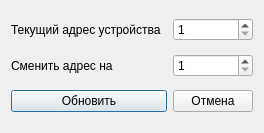
<?xml version="1.0" encoding="UTF-8"?>
<ui version="4.0">
 <class>UpdateAddrDialogClass</class>
 <widget class="QDialog" name="UpdateAddrDialogClass">
  <property name="geometry">
   <rect>
    <x>0</x>
    <y>0</y>
    <width>244</width>
    <height>133</height>
   </rect>
  </property>
  <property name="windowTitle">
   <string>Обновление адреса</string>
  </property>
  <layout class="QGridLayout" name="gridLayout">
   <item row="0" column="0">
    <widget class="QLabel" name="label">
     <property name="text">
      <string>Текущий адрес устройства</string>
     </property>
    </widget>
   </item>
   <item row="0" column="2">
    <widget class="QSpinBox" name="cur_addr_spin">
     <property name="minimum">
      <number>1</number>
     </property>
     <property name="maximum">
      <number>254</number>
     </property>
    </widget>
   </item>
   <item row="1" column="0">
    <widget class="QLabel" name="label_2">
     <property name="text">
      <string>Сменить адрес на</string>
     </property>
    </widget>
   </item>
   <item row="1" column="2">
    <widget class="QSpinBox" name="targ_addr_spin">
     <property name="minimum">
      <number>1</number>
     </property>
     <property name="maximum">
      <number>254</number>
     </property>
    </widget>
   </item>
   <item row="2" column="0" colspan="2">
    <widget class="QPushButton" name="upd_btn">
     <property name="text">
      <string>Обновить</string>
     </property>
    </widget>
   </item>
   <item row="2" column="2">
    <widget class="QPushButton" name="cancel_btn">
     <property name="text">
      <string>Отмена</string>
     </property>
    </widget>
   </item>
  </layout>
 </widget>
 <layoutdefault spacing="6" margin="11"/>
 <resources/>
 <connections/>
</ui>
